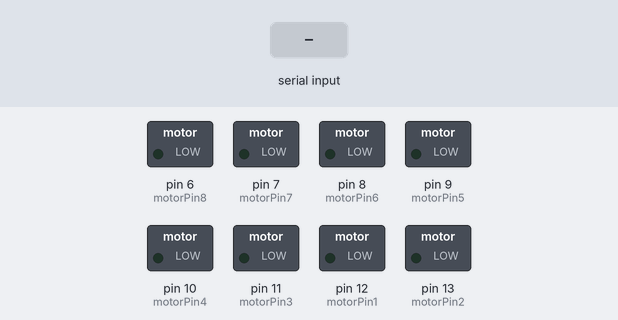
Recording of a sketch running on a simulated Arduino Uno, built with avr-gcc and run on an emulated ATmega328P. Shown: switched loads named in the sketch (green lamp = pin HIGH). The inputs (shaded band) are chosen by the test bench.

Above: at 1.2 s.
1.3 s: "F" received over Serial
At 2.2 s:
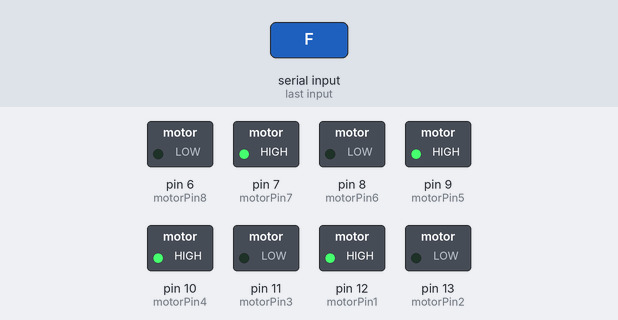
2.8 s: "R" received over Serial
At 3.4 s:
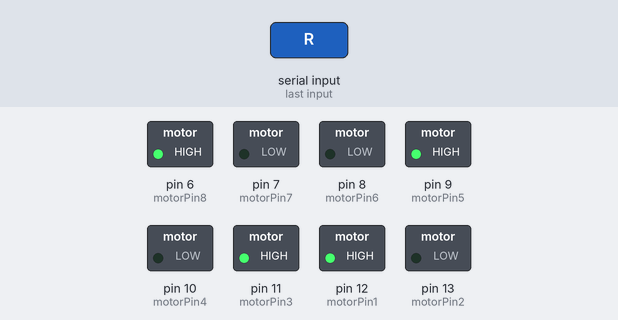
4.3 s: "L" received over Serial
At 5.5 s:
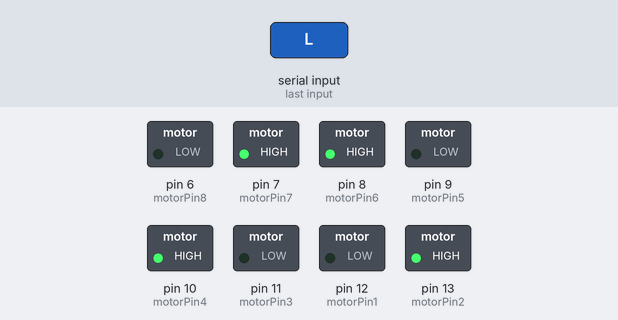
5.8 s: "B" received over Serial
At 6.9 s:
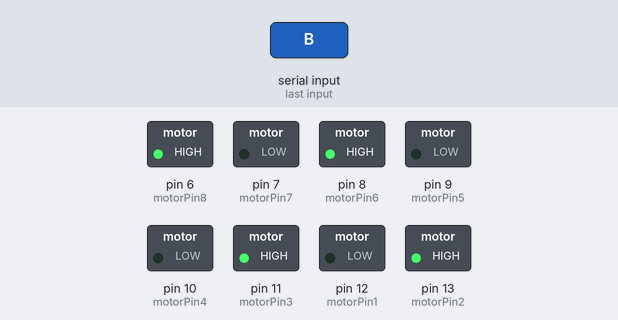
7.3 s: "0" received over Serial
At 8.0 s:
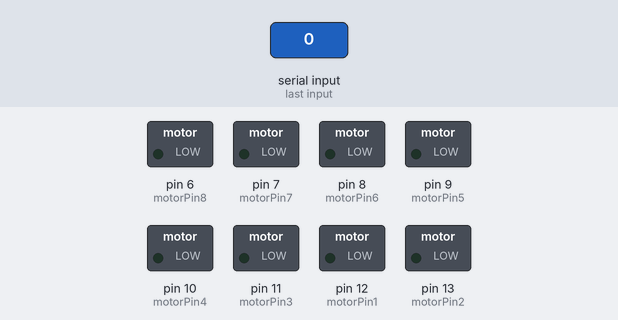
Timing chart, 0 to 9.8 s (numbered marks = the images above; inputs shaded):
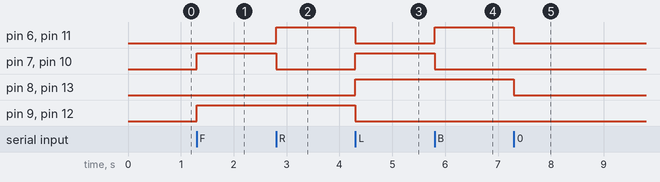

Measured:
- after the input at 1.3 s, pin 7 (motorPin7), pin 9 (motorPin5), pin 10 (motorPin4), pin 12 (motorPin1): LOW → HIGH at once
- after the input at 2.8 s, pin 6 (motorPin8), pin 11 (motorPin3): LOW → HIGH at once; pin 7 (motorPin7), pin 10 (motorPin4): HIGH → LOW at once
- after the input at 4.3 s, pin 6 (motorPin8), pin 9 (motorPin5), pin 11 (motorPin3), pin 12 (motorPin1): HIGH → LOW at once; pin 7 (motorPin7), pin 8 (motorPin6), pin 10 (motorPin4), pin 13 (motorPin2): LOW → HIGH at once
- after the input at 5.8 s, pin 6 (motorPin8), pin 11 (motorPin3): LOW → HIGH at once; pin 7 (motorPin7), pin 10 (motorPin4): HIGH → LOW at once
- after the input at 7.3 s, pin 6 (motorPin8), pin 8 (motorPin6), pin 11 (motorPin3), pin 13 (motorPin2): HIGH → LOW at once

The sketch:

Code_for_RC_car.ino
```cpp
int motorPin1 = 12; // pin 2 on L293D IC
int motorPin2 = 13; // pin 7 on L293D IC
int motorPin3 = 11; // pin 2 on L293D IC
int motorPin4 = 10; // pin 7 on L293D IC
int motorPin5 = 9; // pin 2 on L293D IC
int motorPin6 = 8; // pin 7 on L293D IC
int motorPin7 = 7; // pin 2 on L293D IC
int motorPin8 = 6; // pin 7 on L293D IC
char state;


void setup() {
    // sets the pins as outputs:
    pinMode(motorPin1, OUTPUT);
    pinMode(motorPin2, OUTPUT);
    pinMode(motorPin3, OUTPUT);
    pinMode(motorPin4, OUTPUT);
    pinMode(motorPin5, OUTPUT);
    pinMode(motorPin6, OUTPUT);
    pinMode(motorPin7, OUTPUT);
    pinMode(motorPin8, OUTPUT);
Serial.begin(9600);
}

void loop() {
    //if some date is sent, reads it and saves in state
    if(Serial.available() > 0){
state = Serial.read();
}
    // if the state is '0' the DC motor will turn off
    if (state == '0')
    {
        digitalWrite(motorPin1, LOW); // set pin 2 on L293D low
        digitalWrite(motorPin2, LOW); // set pin 7 on L293D low

        digitalWrite(motorPin3, LOW); // set pin 2 on L293D low
        digitalWrite(motorPin4, LOW); // set pin 7 on L293D low

        digitalWrite(motorPin5, LOW); // set pin 2 on L293D low
        digitalWrite(motorPin6, LOW); // set pin 7 on L293D low

        digitalWrite(motorPin7, LOW); // set pin 2 on L293D low
        digitalWrite(motorPin8, LOW); // set pin 7 on L293D low
   }

   else if (state == 'F')
   {
        digitalWrite(motorPin1, HIGH); // set pin 2 on L293D low
        digitalWrite(motorPin2, LOW ); // set pin 7 on L293D high

        digitalWrite(motorPin3, LOW); // set pin 2 on L293D low
        digitalWrite(motorPin4, HIGH); // set pin 7 on L293D high

        digitalWrite(motorPin5, HIGH); // set pin 2 on L293D low
        digitalWrite(motorPin6, LOW); // set pin 7 on L293D high

        digitalWrite(motorPin7, HIGH); // set pin 2 on L293D low
        digitalWrite(motorPin8, LOW); // set pin 7 on L293D high

    }

    else if (state == 'R')
    {

        digitalWrite(motorPin1, HIGH); // set pin 2 on L293D low
        digitalWrite(motorPin2, LOW); // set pin 7 on L293D high

        digitalWrite(motorPin3, HIGH); // set pin 2 on L293D low
        digitalWrite(motorPin4, LOW); // set pin 7 on L293D high

        digitalWrite(motorPin5, HIGH); // set pin 2 on L293D low
        digitalWrite(motorPin6, LOW); // set pin 7 on L293D high

        digitalWrite(motorPin7, LOW); // set pin 2 on L293D low
        digitalWrite(motorPin8, HIGH); // set pin 7 on L293D high
    }

    else if (state == 'L')
    {

        digitalWrite(motorPin1, LOW); // set pin 2 on L293D low
        digitalWrite(motorPin2, HIGH); // set pin 7 on L293D high

        digitalWrite(motorPin3, LOW); // set pin 2 on L293D low
        digitalWrite(motorPin4, HIGH); // set pin 7 on L293D high

        digitalWrite(motorPin5, LOW); // set pin 2 on L293D low
        digitalWrite(motorPin6, HIGH); // set pin 7 on L293D high

        digitalWrite(motorPin7, HIGH); // set pin 2 on L293D low
        digitalWrite(motorPin8, LOW); // set pin 7 on L293D high
    }

    else if (state == 'B')
    {
        digitalWrite(motorPin1, LOW); // set pin 2 on L293D high
        digitalWrite(motorPin2, HIGH); // set pin 7 on L293D low

        digitalWrite(motorPin3, HIGH); // set pin 2 on L293D high
        digitalWrite(motorPin4, LOW); // set pin 7 on L293D low

        digitalWrite(motorPin5, LOW); // set pin 2 on L293D high
        digitalWrite(motorPin6, HIGH); // set pin 7 on L293D low

        digitalWrite(motorPin7, LOW); // set pin 2 on L293D high
        digitalWrite(motorPin8, HIGH); // set pin 7 on L293D low
    }
}
```
